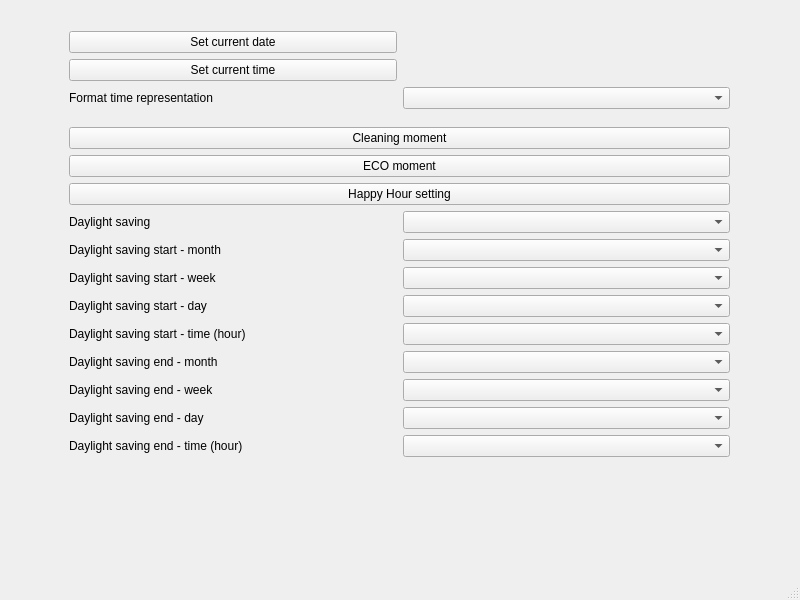
<?xml version="1.0" encoding="UTF-8"?>
<ui version="4.0">
 <class>WBSDTimeWindow</class>
 <widget class="QMainWindow" name="WBSDTimeWindow">
  <property name="geometry">
   <rect>
    <x>0</x>
    <y>0</y>
    <width>800</width>
    <height>600</height>
   </rect>
  </property>
  <property name="windowTitle">
   <string>Time &amp; Event</string>
  </property>
  <widget class="QWidget" name="centralwidget">
   <widget class="QWidget" name="verticalLayoutWidget_2">
    <property name="geometry">
     <rect>
      <x>19</x>
      <y>19</y>
      <width>761</width>
      <height>451</height>
     </rect>
    </property>
    <layout class="QVBoxLayout" name="verticalLayout_2" stretch="1,1">
     <property name="leftMargin">
      <number>50</number>
     </property>
     <property name="rightMargin">
      <number>50</number>
     </property>
     <item>
      <layout class="QGridLayout" name="gridLayout">
       <property name="rightMargin">
        <number>0</number>
       </property>
       <item row="2" column="0">
        <widget class="QLabel" name="label_3">
         <property name="text">
          <string>Format time representation</string>
         </property>
        </widget>
       </item>
       <item row="2" column="1">
        <widget class="QComboBox" name="timeFormat"/>
       </item>
       <item row="0" column="1">
        <widget class="QLabel" name="currentDate">
         <property name="text">
          <string/>
         </property>
        </widget>
       </item>
       <item row="1" column="1">
        <widget class="QLabel" name="currentTime">
         <property name="text">
          <string/>
         </property>
        </widget>
       </item>
       <item row="0" column="0">
        <widget class="QPushButton" name="setDate">
         <property name="text">
          <string>Set current date</string>
         </property>
        </widget>
       </item>
       <item row="1" column="0">
        <widget class="QPushButton" name="setTime">
         <property name="text">
          <string>Set current time</string>
         </property>
        </widget>
       </item>
      </layout>
     </item>
     <item>
      <layout class="QVBoxLayout" name="verticalLayout">
       <property name="leftMargin">
        <number>0</number>
       </property>
       <property name="topMargin">
        <number>0</number>
       </property>
       <property name="rightMargin">
        <number>0</number>
       </property>
       <item>
        <widget class="QPushButton" name="cleaningButton">
         <property name="sizePolicy">
          <sizepolicy hsizetype="Minimum" vsizetype="Fixed">
           <horstretch>0</horstretch>
           <verstretch>0</verstretch>
          </sizepolicy>
         </property>
         <property name="text">
          <string>Cleaning moment</string>
         </property>
        </widget>
       </item>
       <item>
        <widget class="QPushButton" name="ecoButton">
         <property name="text">
          <string>ECO moment</string>
         </property>
        </widget>
       </item>
       <item>
        <widget class="QPushButton" name="pbtn_hpyhour">
         <property name="text">
          <string>Happy Hour setting</string>
         </property>
        </widget>
       </item>
       <item>
        <layout class="QGridLayout" name="gridLayout_2">
         <item row="0" column="1">
          <widget class="QComboBox" name="dtsEnable"/>
         </item>
         <item row="8" column="0">
          <widget class="QLabel" name="dtsEndTimeLbl">
           <property name="text">
            <string>Daylight saving end - time (hour)</string>
           </property>
          </widget>
         </item>
         <item row="0" column="0">
          <widget class="QLabel" name="label_4">
           <property name="text">
            <string>Daylight saving</string>
           </property>
          </widget>
         </item>
         <item row="4" column="1">
          <widget class="QComboBox" name="dtsStartTime"/>
         </item>
         <item row="6" column="0">
          <widget class="QLabel" name="dtsEndWeekLbl">
           <property name="text">
            <string>Daylight saving end - week</string>
           </property>
          </widget>
         </item>
         <item row="7" column="0">
          <widget class="QLabel" name="dtsEndDayLbl">
           <property name="text">
            <string>Daylight saving end - day</string>
           </property>
          </widget>
         </item>
         <item row="6" column="1">
          <widget class="QComboBox" name="dtsEndWeek"/>
         </item>
         <item row="5" column="0">
          <widget class="QLabel" name="dtsEndMonthLbl">
           <property name="text">
            <string>Daylight saving end - month</string>
           </property>
          </widget>
         </item>
         <item row="3" column="0">
          <widget class="QLabel" name="dtsStartDayLbl">
           <property name="text">
            <string>Daylight saving start - day</string>
           </property>
          </widget>
         </item>
         <item row="2" column="0">
          <widget class="QLabel" name="dtsStartWeekLbl">
           <property name="text">
            <string>Daylight saving start - week</string>
           </property>
          </widget>
         </item>
         <item row="1" column="0">
          <widget class="QLabel" name="dtsStartMonthLbl">
           <property name="text">
            <string>Daylight saving start - month</string>
           </property>
          </widget>
         </item>
         <item row="5" column="1">
          <widget class="QComboBox" name="dtsEndMonth"/>
         </item>
         <item row="2" column="1">
          <widget class="QComboBox" name="dtsStartWeek"/>
         </item>
         <item row="4" column="0">
          <widget class="QLabel" name="dtsStartTimeLbl">
           <property name="text">
            <string>Daylight saving start - time (hour)</string>
           </property>
          </widget>
         </item>
         <item row="3" column="1">
          <widget class="QComboBox" name="dtsStartDay"/>
         </item>
         <item row="7" column="1">
          <widget class="QComboBox" name="dtsEndDay"/>
         </item>
         <item row="8" column="1">
          <widget class="QComboBox" name="dtsEndTime"/>
         </item>
         <item row="1" column="1">
          <widget class="QComboBox" name="dtsStartMonth"/>
         </item>
        </layout>
       </item>
      </layout>
     </item>
    </layout>
   </widget>
  </widget>
  <widget class="QStatusBar" name="statusbar"/>
  <widget class="QMenuBar" name="menubar">
   <property name="geometry">
    <rect>
     <x>0</x>
     <y>0</y>
     <width>800</width>
     <height>21</height>
    </rect>
   </property>
  </widget>
 </widget>
 <tabstops>
  <tabstop>setDate</tabstop>
  <tabstop>setTime</tabstop>
  <tabstop>timeFormat</tabstop>
  <tabstop>ecoButton</tabstop>
  <tabstop>dtsEnable</tabstop>
  <tabstop>dtsStartMonth</tabstop>
  <tabstop>dtsStartWeek</tabstop>
  <tabstop>dtsStartDay</tabstop>
  <tabstop>dtsStartTime</tabstop>
  <tabstop>dtsEndMonth</tabstop>
  <tabstop>dtsEndWeek</tabstop>
  <tabstop>dtsEndDay</tabstop>
  <tabstop>dtsEndTime</tabstop>
 </tabstops>
 <resources/>
 <connections/>
</ui>
